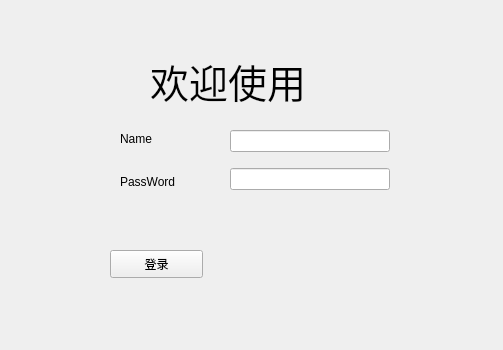
<?xml version="1.0" encoding="UTF-8"?>
<ui version="4.0">
 <class>widget</class>
 <widget class="QWidget" name="widget">
  <property name="geometry">
   <rect>
    <x>0</x>
    <y>0</y>
    <width>503</width>
    <height>350</height>
   </rect>
  </property>
  <property name="sizePolicy">
   <sizepolicy hsizetype="Fixed" vsizetype="Fixed">
    <horstretch>0</horstretch>
    <verstretch>0</verstretch>
   </sizepolicy>
  </property>
  <property name="minimumSize">
   <size>
    <width>503</width>
    <height>350</height>
   </size>
  </property>
  <property name="maximumSize">
   <size>
    <width>503</width>
    <height>350</height>
   </size>
  </property>
  <property name="windowTitle">
   <string>登录</string>
  </property>
  <widget class="QPushButton" name="InTo">
   <property name="geometry">
    <rect>
     <x>110</x>
     <y>250</y>
     <width>93</width>
     <height>28</height>
    </rect>
   </property>
   <property name="sizePolicy">
    <sizepolicy hsizetype="Fixed" vsizetype="Fixed">
     <horstretch>0</horstretch>
     <verstretch>0</verstretch>
    </sizepolicy>
   </property>
   <property name="text">
    <string>登录</string>
   </property>
  </widget>
  <widget class="QWidget" name="verticalLayoutWidget">
   <property name="geometry">
    <rect>
     <x>120</x>
     <y>120</y>
     <width>81</width>
     <height>80</height>
    </rect>
   </property>
   <layout class="QVBoxLayout" name="verticalLayout">
    <item>
     <widget class="QLabel" name="labe">
      <property name="text">
       <string>Name</string>
      </property>
     </widget>
    </item>
    <item>
     <widget class="QLabel" name="label2">
      <property name="text">
       <string>PassWord</string>
      </property>
     </widget>
    </item>
   </layout>
  </widget>
  <widget class="QWidget" name="verticalLayoutWidget_2">
   <property name="geometry">
    <rect>
     <x>230</x>
     <y>120</y>
     <width>160</width>
     <height>80</height>
    </rect>
   </property>
   <layout class="QVBoxLayout" name="verticalLayout_2">
    <item>
     <widget class="QLineEdit" name="name"/>
    </item>
    <item>
     <widget class="QLineEdit" name="Password">
      <property name="echoMode">
       <enum>QLineEdit::Password</enum>
      </property>
     </widget>
    </item>
   </layout>
  </widget>
  <widget class="QLabel" name="label">
   <property name="geometry">
    <rect>
     <x>150</x>
     <y>50</y>
     <width>201</width>
     <height>61</height>
    </rect>
   </property>
   <property name="font">
    <font>
     <family>微软雅黑</family>
     <pointsize>29</pointsize>
    </font>
   </property>
   <property name="text">
    <string>欢迎使用</string>
   </property>
  </widget>
 </widget>
 <tabstops>
  <tabstop>name</tabstop>
  <tabstop>Password</tabstop>
  <tabstop>InTo</tabstop>
 </tabstops>
 <resources/>
 <connections/>
</ui>
